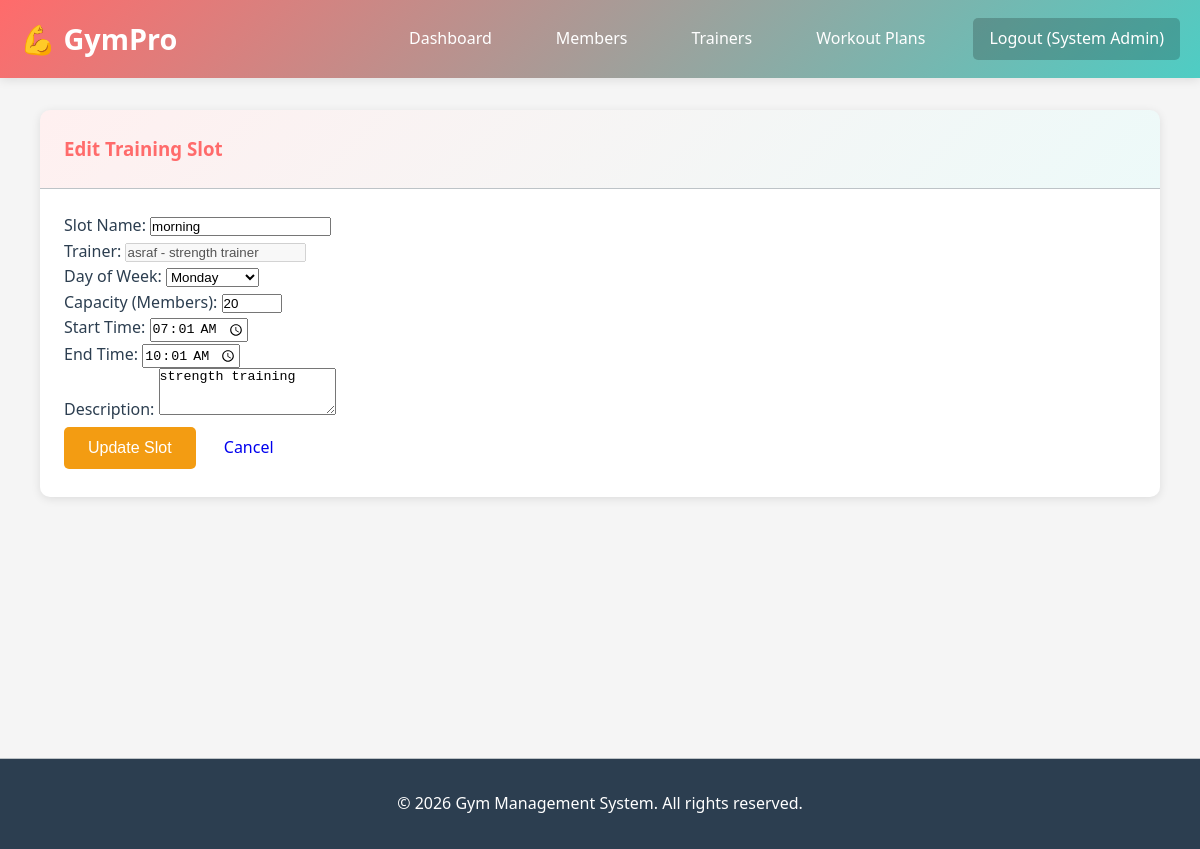
The app's page /slot/1/edit (signed in) with its own data.
### app.py (models this page shows)
class Slot(db.Model):
    __tablename__ = 'slot'
    slot_id = db.Column(db.Integer, primary_key=True)
    slot_name = db.Column(db.String(100), nullable=False)
    trainer_id = db.Column(db.Integer, db.ForeignKey('trainer.trainer_id'), nullable=False)
    day_of_week = db.Column(db.String(20), nullable=False)  # Monday, Tuesday, etc.
    start_time = db.Column(db.String(10), nullable=False)  # HH:MM format
    end_time = db.Column(db.String(10), nullable=False)
    capacity = db.Column(db.Integer, default=20)
    description = db.Column(db.String(300))
    created_at = db.Column(db.DateTime, default=datetime.utcnow)
    trainer = db.relationship('Trainer', backref='slots')
    bookings = db.relationship('Booking', backref='slot', lazy=True, cascade='all, delete-orphan')

class Trainer(db.Model):
    __tablename__ = 'trainer'
    trainer_id = db.Column(db.Integer, primary_key=True)
    name = db.Column(db.String(100), nullable=False)
    specialization = db.Column(db.String(100), nullable=False)
    contact_no = db.Column(db.String(15), nullable=False)
    shift_time = db.Column(db.String(50), nullable=False)
    email = db.Column(db.String(100), unique=True)
    created_at = db.Column(db.DateTime, default=datetime.utcnow)
    members = db.relationship('Member', backref='trainer', lazy=True)

### app.py (the view, shortened to what this page needs)
@app.route('/slot/<int:slot_id>/edit', methods=['GET', 'POST'])
def edit_slot(slot_id):
    if 'admin_id' not in session and 'trainer_id' not in session:
        return redirect(url_for('login'))
    slot = Slot.query.get_or_404(slot_id)
    days = ['Monday', 'Tuesday', 'Wednesday', 'Thursday', 'Friday', 'Saturday', 'Sunday']
    return render_template('edit_slot.html', slot=slot, days=days)

### templates/edit_slot.html (shortened to what this page needs)
{% extends "base.html" %}
{% block content %}
<div class="container mt-5 mb-5">
    <div class="row justify-content-center">
        <div class="col-md-8">
            <div class="card shadow-lg">
                <div class="card-header bg-warning text-white">
                    <h3 class="mb-0">Edit Training Slot</h3>
                </div>
                <div class="card-body p-5">
                    <form method="POST" action="{{ url_for('edit_slot', slot_id=slot.slot_id) }}">
                        <div class="mb-3">
                            <label for="slot_name" class="form-label">Slot Name:</label>
                            <input type="text" class="form-control" id="slot_name" name="slot_name" value="{{ slot.slot_name }}" required>
                        </div>
                        <div class="mb-3">
                            <label class="form-label">Trainer:</label>
                            <input type="text" class="form-control" disabled value="{{ slot.trainer.name }} - {{ slot.trainer.specialization }}">
                        </div>
                        <div class="row mb-3">
                            <div class="col-md-6">
                                <label for="day_of_week" class="form-label">Day of Week:</label>
                                <select class="form-select" id="day_of_week" name="day_of_week" required>
                                    {% for day in days %}
                                        <option value="{{ day }}" {% if day == slot.day_of_week %}selected{% endif %}>{{ day }}</option>
                                    {% endfor %}
                                </select>
                            </div>
                            <div class="col-md-6">
                                <label for="capacity" class="form-label">Capacity (Members):</label>
                                <input type="number" class="form-control" id="capacity" name="capacity" value="{{ slot.capacity }}" min="1" max="100" required>
                            </div>
                        </div>
                        <div class="row mb-3">
                            <div class="col-md-6">
                                <label for="start_time" class="form-label">Start Time:</label>
                                <input type="time" class="form-control" id="start_time" name="start_time" value="{{ slot.start_time }}" required>
                            </div>
                            <div class="col-md-6">
                                <label for="end_time" class="form-label">End Time:</label>
                                <input type="time" class="form-control" id="end_time" name="end_time" value="{{ slot.end_time }}" required>
                            </div>
                        </div>
                        <div class="mb-4">
                            <label for="description" class="form-label">Description:</label>
                            <textarea class="form-control" id="description" name="description" rows="3">{{ slot.description or '' }}</textarea>
                        </div>
                        <button type="submit" class="btn btn-warning btn-lg w-100 mb-2">Update Slot</button>
                        <a href="{{ url_for('slots_list') }}" class="btn btn-outline-secondary btn-lg w-100">Cancel</a>
                    </form>
                </div>
            </div>
        </div>
    </div>
</div>
{% endblock %}

### static/css/style.css (style rules this page uses)
* { margin: 0; padding: 0; box-sizing: border-box; }
:root { --primary-color: #FF6B6B; --secondary-color: #4ECDC4; --dark-color: #2C3E50; --light-color: #ECF0F1; --success-color: #27AE60; --warning-color: #F39C12; --danger-color: #E74C3C; --info-color: #3498DB; --text-color: #2C3E50; --border-color: #BDC3C7; --shadow: 0 2px 10px rgba(0,0,0,0.1); --transition: all 0.3s ease; }
html, body { font-family: 'Segoe UI', Tahoma, Geneva, Verdana, sans-serif; background-color: #f5f5f5; color: var(--text-color); line-height: 1.6; }
.container { max-width: 1200px; margin: 2rem auto; padding: 0 20px; min-height: calc(100vh - 200px); }
.btn { display: inline-block; padding: 0.75rem 1.5rem; font-size: 1rem; border: none; border-radius: 5px; cursor: pointer; text-decoration: none; transition: var(--transition); font-weight: 500; text-align: center; white-space: nowrap; }
.btn-warning { background-color: var(--warning-color); color: white; }
.card { background: white; border-radius: 10px; box-shadow: var(--shadow); overflow: hidden; transition: var(--transition); }
.card-header { padding: 1.5rem; border-bottom: 1px solid var(--border-color); background: linear-gradient(135deg, rgba(255,107,107,0.1), rgba(78,205,196,0.1)); }
.card-header h3 { color: var(--primary-color); margin: 0; }
.card-body { padding: 1.5rem; }

### records on screen
Slot: slot_name "morning", day_of_week "Monday", capacity "20", start_time "07:01", end_time "10:01", description "strength training"
Trainer: trainer.name "asraf - strength trainer"

### other values on screen
{{ session.get('admin_name') }} "System Admin"
